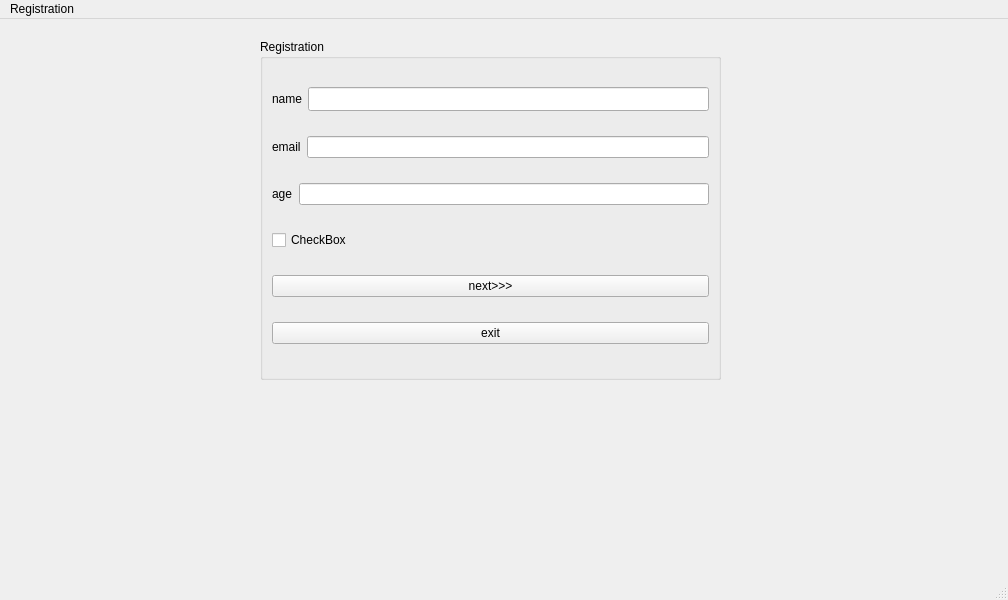
<?xml version="1.0" encoding="UTF-8"?>
<ui version="4.0">
 <class>MainWindow</class>
 <widget class="QMainWindow" name="MainWindow">
  <property name="geometry">
   <rect>
    <x>0</x>
    <y>0</y>
    <width>1008</width>
    <height>600</height>
   </rect>
  </property>
  <property name="sizePolicy">
   <sizepolicy hsizetype="Fixed" vsizetype="Preferred">
    <horstretch>0</horstretch>
    <verstretch>0</verstretch>
   </sizepolicy>
  </property>
  <property name="windowTitle">
   <string>MainWindow</string>
  </property>
  <widget class="QWidget" name="centralwidget">
   <widget class="QGroupBox" name="groupBox">
    <property name="geometry">
     <rect>
      <x>260</x>
      <y>20</y>
      <width>461</width>
      <height>341</height>
     </rect>
    </property>
    <property name="title">
     <string>Registration</string>
    </property>
    <layout class="QVBoxLayout" name="verticalLayout">
     <item>
      <layout class="QHBoxLayout" name="horizontalLayout">
       <item>
        <widget class="QLabel" name="label">
         <property name="text">
          <string>name</string>
         </property>
        </widget>
       </item>
       <item>
        <widget class="QLineEdit" name="lineEdit">
         <property name="maximumSize">
          <size>
           <width>1023</width>
           <height>24</height>
          </size>
         </property>
        </widget>
       </item>
      </layout>
     </item>
     <item>
      <layout class="QHBoxLayout" name="horizontalLayout_2">
       <item>
        <widget class="QLabel" name="label_2">
         <property name="text">
          <string>email</string>
         </property>
        </widget>
       </item>
       <item>
        <widget class="QLineEdit" name="lineEdit_2"/>
       </item>
      </layout>
     </item>
     <item>
      <layout class="QHBoxLayout" name="horizontalLayout_3">
       <item>
        <widget class="QLabel" name="label_3">
         <property name="text">
          <string>age</string>
         </property>
        </widget>
       </item>
       <item>
        <widget class="QLineEdit" name="lineEdit_3"/>
       </item>
      </layout>
     </item>
     <item>
      <widget class="QCheckBox" name="checkBox">
       <property name="text">
        <string>CheckBox</string>
       </property>
      </widget>
     </item>
     <item>
      <widget class="QPushButton" name="pushButton_4">
       <property name="sizePolicy">
        <sizepolicy hsizetype="Minimum" vsizetype="Fixed">
         <horstretch>0</horstretch>
         <verstretch>0</verstretch>
        </sizepolicy>
       </property>
       <property name="text">
        <string>next&gt;&gt;&gt;</string>
       </property>
      </widget>
     </item>
     <item>
      <widget class="QPushButton" name="pushButton_5">
       <property name="text">
        <string>exit</string>
       </property>
      </widget>
     </item>
    </layout>
   </widget>
  </widget>
  <widget class="QMenuBar" name="menubar">
   <property name="geometry">
    <rect>
     <x>0</x>
     <y>0</y>
     <width>1008</width>
     <height>21</height>
    </rect>
   </property>
   <widget class="QMenu" name="menuRegistration">
    <property name="title">
     <string>Registration</string>
    </property>
   </widget>
   <addaction name="menuRegistration"/>
  </widget>
  <widget class="QStatusBar" name="statusbar"/>
 </widget>
 <resources/>
 <connections/>
</ui>
